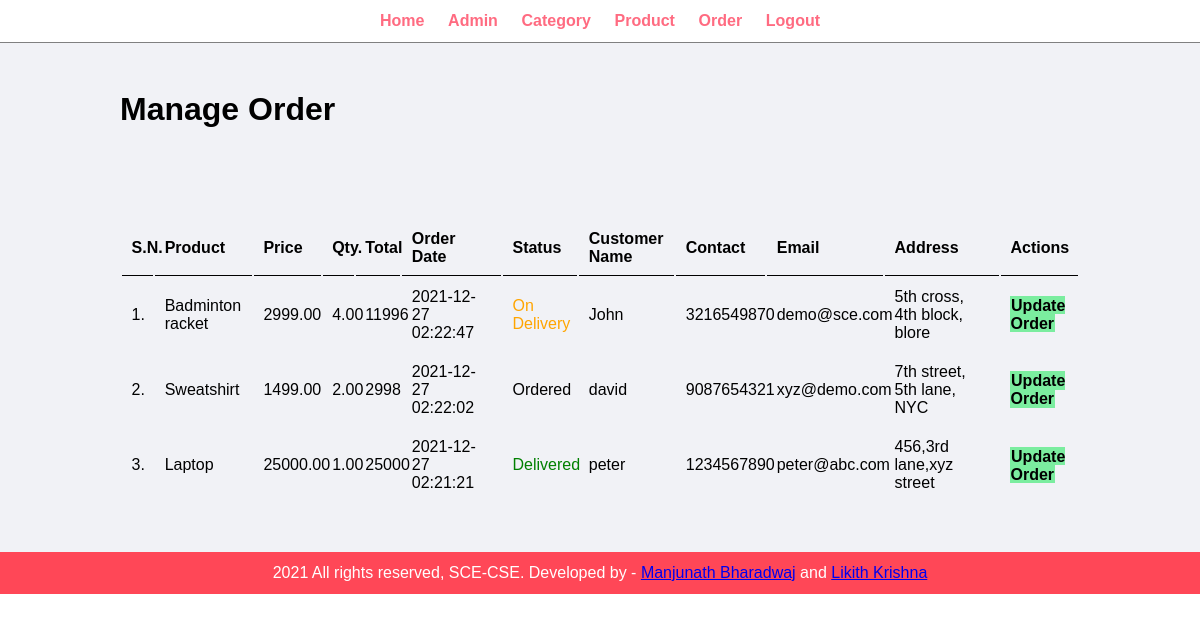
/admin/manage-order.php (signed in), run on the app's committed database.
### tables this page shows
CREATE TABLE `tbl_order` (
  `id` int(11) NOT NULL,
  `product` varchar(100) NOT NULL,
  `price` varchar(255) NOT NULL,
  `qty` decimal(10,2) NOT NULL,
  `total` varchar(255) NOT NULL,
  `order_date` datetime NOT NULL,
  `status` varchar(50) NOT NULL,
  `customer_name` varchar(100) NOT NULL,
  `customer_contact` varchar(15) NOT NULL,
  `customer_email` varchar(150) NOT NULL,
  `customer_address` varchar(255) NOT NULL
);

### admin/manage-order.php (the view, shortened to what this page needs)
<?php include('partials/menu.php'); ?>
<div class="main-content">
    <div class="wrapper">
        <h1>Manage Order</h1>
                <br /><br /><br />
                <br><br>
                <table class="tbl-full">
                    <tr>
                        <th>S.N.</th>
                        <th>Product</th>
                        <th>Price</th>
                        <th>Qty.</th>
                        <th>Total</th>
                        <th>Order Date</th>
                        <th>Status</th>
                        <th>Customer Name</th>
                        <th>Contact</th>
                        <th>Email</th>
                        <th>Address</th>
                        <th>Actions</th>
                    </tr>
                    <?php
                        $sql = "SELECT * FROM tbl_order ORDER BY id DESC";
                        $res = mysqli_query($conn, $sql);
                        $count = mysqli_num_rows($res);
                        $sn = 1;
                        if($count>0)
                        {
                            while($row=mysqli_fetch_assoc($res))
                            {
                                $id = $row['id'];
                                $product = $row['product'];
                                $price = $row['price'];
                                $qty = $row['qty'];
                                $total = $row['total'];
                                $order_date = $row['order_date'];
                                $status = $row['status'];
                                $customer_name = $row['customer_name'];
                                $customer_contact = $row['customer_contact'];
                                $customer_email = $row['customer_email'];
                                $customer_address = $row['customer_address'];
                                ?>
                                    <tr>
                                        <td><?php echo $sn++; ?>. </td>
                                        <td><?php echo $product; ?></td>
                                        <td><?php echo $price; ?></td>
                                        <td><?php echo $qty; ?></td>
                                        <td><?php echo $total; ?></td>
                                        <td><?php echo $order_date; ?></td>
                                        <td>
                                            <?php
                                                if($status=="Ordered")
                                                {
                                                    echo "<label>$status</label>";
                                                }
                                                elseif($status=="On Delivery")
                                                {
                                                    echo "<label style='color: orange;'>$status</label>";
                                                }
                                                elseif($status=="Delivered")
                                                {
                                                    echo "<label style='color: green;'>$status</label>";
                                                }
                                                elseif($status=="Cancelled")
                                                {
                                                    echo "<label style='color: red;'>$status</label>";
                                                }
                                            ?>
                                        </td>
                                        <td><?php echo $customer_name; ?></td>
                                        <td><?php echo $customer_contact; ?></td>
                                        <td><?php echo $customer_email; ?></td>
                                        <td><?php echo $customer_address; ?></td>
                                        <td>
                                            <a href="<?php echo SITEURL; ?>admin/update-order.php?id=<?php echo $id; ?>" class="btn-secondary">Update Order</a>
                                        </td>
                                    </tr>
                                <?php
                            }
                        }
                        else
                        {
                            echo "<tr><td colspan='12' class='error'>Orders not Available</td></tr>";
                        }
                    ?>
                </table>
    </div>
</div>
<?php include('partials/footer.php'); ?>

### css/admin.css (style rules this page uses)
* { margin: 0; padding: 0; font-family: Arial, Helvetica, sans-serif; }
.wrapper { padding: 1%; width: 80%; margin: 0 auto; }
.tbl-full { width: 100%; }
table tr th { border-bottom: 1px solid black; padding: 1%; text-align: left; }
table tr td { padding: 1%; }
.btn-secondary { background-color: #7bed9f; padding: 1%; color: black; text-decoration: none; font-weight: bold; }
.main-content { background-color: #f1f2f6; padding: 3% 0; }

### data on the page
tbl_order: product "Badminton racket", price "2999.00", qty "4.00", total "11996", order_date "2021-12-27 02:22:47", status "On Delivery", customer_name "John", customer_contact "3216549870", customer_email "demo@sce.com", customer_address "5th cross, 4th block, blore"
tbl_order: product "Sweatshirt", price "1499.00", qty "2.00", total "2998", order_date "2021-12-27 02:22:02", status "Ordered", customer_name "david", customer_contact "9087654321", customer_email "xyz@demo.com", customer_address "7th street, 5th lane, NYC"
tbl_order: product "Laptop", price "25000.00", qty "1.00", total "25000", order_date "2021-12-27 02:21:21", status "Delivered", customer_name "peter", customer_contact "1234567890", customer_email "peter@abc.com", customer_address "456,3rd lane,xyz street"
